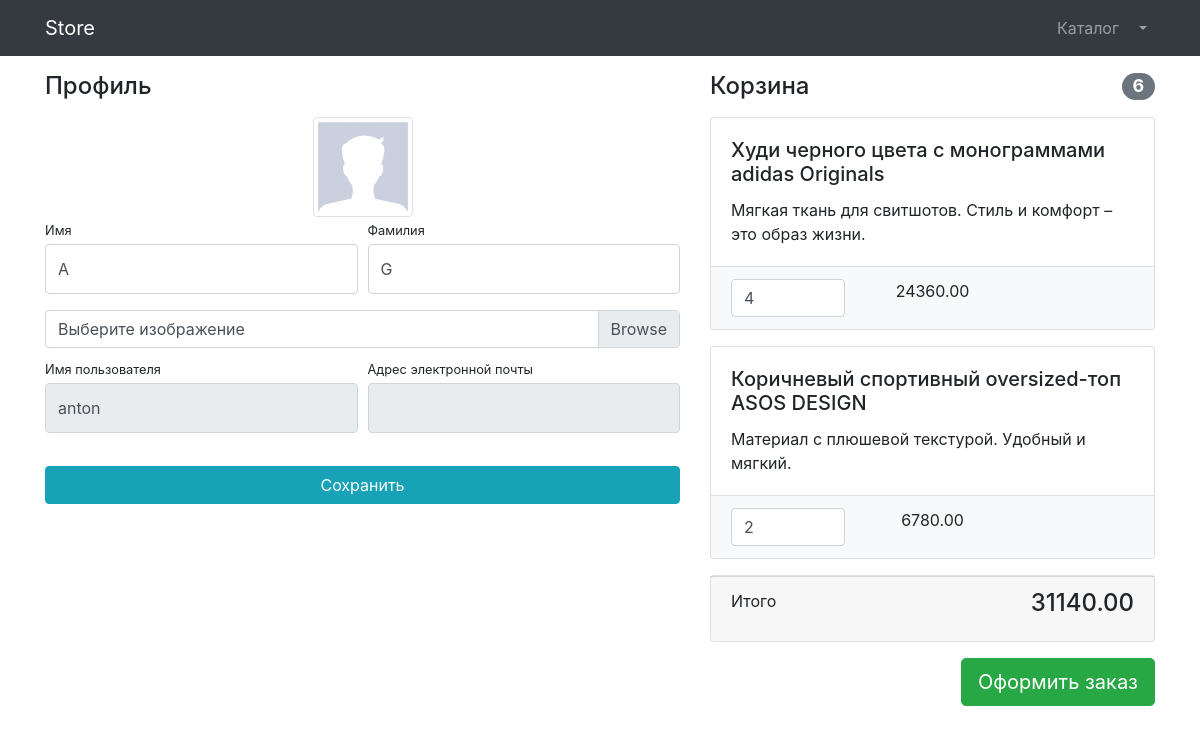
/users/profile/ (signed in), run on the app's committed database.
### users/models.py (models this page shows)
class User(AbstractUser):
    image = models.ImageField(upload_to='users_images', null=True, blank=True)

### products/models.py (models this page shows, shortened)
class Basket(models.Model):
    user = models.ForeignKey(to=User, on_delete=models.CASCADE)
    product = models.ForeignKey(to=Product, on_delete=models.CASCADE)
    quantity = models.PositiveSmallIntegerField()
    created_timestamp = models.DateTimeField(auto_now_add=True)
    objects = BasketQuerySet.as_manager()
    def sum(self):
        return self.quantity * self.product.price

class Product(models.Model):
    name = models.CharField(max_length=256, unique=True)
    description = models.TextField()
    price = models.DecimalField(max_digits=8, decimal_places=2)
    quantity = models.PositiveIntegerField(default=0)
    image = models.ImageField(upload_to='Products_images')
    category = models.ForeignKey(to=ProductCategory, on_delete=models.CASCADE)
    slug = models.CharField(max_length=256)

### users/views.py (the view)
# urls.py: path('profile/', profile, name='profile'),
@login_required
def profile(request):
    if request.method == 'POST':
        form = UserProfileForm(instance=request.user, data=request.POST, files=request.FILES)
        if form.is_valid():
            form.save()
            return HttpResponseRedirect(reverse('users:profile'))
    else:
        form = UserProfileForm(instance=request.user)
    context = {'title': 'Профиль',
               'form': form,
               'baskets': Basket.objects.filter(user=request.user),
    }
    return render(request, 'users/profile.html', context)

### users/forms.py
class UserProfileForm(UserChangeForm):
    first_name = forms.CharField(widget=forms.TextInput(attrs={'class': "form-control py-4", }))
    last_name = forms.CharField(widget=forms.TextInput(attrs={'class': "form-control py-4", }))
    image = forms.ImageField(widget=forms.FileInput(attrs={'class': "custom-file-input", }), required=False)
    username = forms.CharField(widget=forms.TextInput(attrs={'class': "form-control py-4", 'readonly': True,}))
    email = forms.CharField(widget=forms.TextInput(attrs={'class': "form-control py-4", 'readonly': True, }))
    class Meta:
        model = User
        fields = ('first_name', 'last_name', 'image', 'username', 'email')

### products/models.py (called while the page is built)
    def total_sum(self):
        return sum(basket.sum() for basket in self)

    def total_quantity(self):
        return sum(basket.quantity for basket in self)

### users/templates/users/profile.html (shortened to what this page needs)
{% extends 'products/base.html' %}
{% load static %}
{% block css %}
    <link href="{% static 'vendor/css/products.css' %}" rel="stylesheet">
{% endblock %}
{% block content %}
    <div class="container">
    <div class="row">
        <div class="col-lg-7">
            <h4 class="mt-3 mb-3">Профиль</h4>
            <div class="col-lg-12 text-center">
                <img width="100" height="100"
                    src="{% if user.image %} {{ user.image.url }} {% else %} {% static 'vendor/img/users/default_avatar.jpg'%} {% endif %}"
                     class="img-thumbnail">
            </div>
            <form action="{% url 'users:profile' %}" method="post" enctype="multipart/form-data">
                <div class="form-row">
                    <div class="col-lg-6">
                        <div class="form-group">
                            <label class="small mb-1" for="{{form.first_name.id_for_label}}">Имя</label>
                            {{ form.first_name }}
                        </div>
                    </div>
                    <div class="col-lg-6">
                        <div class="form-group">
                            <label class="small mb-1" for="{{form.last_name.id_for_label}}">Фамилия</label>
                            {{ form.last_name }}
                        </div>
                    </div>
                </div>
                <div class="form-row mb-2">
                    <div class="col-lg-12">
                        <div class="custom-file">
                            <label class="custom-file-label" for="{{form.image.id_for_label}}">Выберите изображение</label>
                        </div>
                    </div>
                </div>
                <div class="form-row">
                    <div class="col-lg-6">
                        <label class="small mb-1" for="{{form.username.id_for_label}}">Имя пользователя</label>
                        {{ form.username }}
                    </div>
                    <div class="col-lg-6">
                        <label class="small mb-1" for="{{form.email.id_for_label}}">Адрес электронной почты</label>
                        {{ form.email }}
                    </div>
                </div>
                <div class="form-row">
                    <div class="col-lg-12" style="margin-top: 33px;">
                        <input class="btn btn-info btn-block" type="submit" value="Сохранить">
                    </div>
                </div>
            </form>
        </div>
            {% include 'users/baskets.html' %}
    </div>
</div>
{% endblock %}

### users/templates/users/baskets.html (shortened to what this page needs)
{% if baskets %}
    <div class="col-lg-5">
            <h4 class="mt-3 mb-3 d-flex justify-content-between align-items-center mb-3">
                Корзина <span class="badge badge-secondary badge-pill">{{ baskets.total_quantity }}</span>
            </h4>
                {% for basket in baskets%}
                    <div class="card mb-3">
                    <div class="card-body">
                        <h5 class="card-title">{{ basket.product.name }} </h5>
                        <p class="card-text">{{ basket.product.description }} </p>
                    </div>
                    <ul class="list-group list-group-flush">
                        <li class="list-group-item bg-light">
                            <div class="row text-center">
                                <div class="col-lg-4">
                                    <input name="basketID" type="number" class="form-control"
                                           value="{{ basket.quantity }}" min="0">
                                </div>
                                <div class="col-lg-4">{{ basket.sum }}</div>
                                <div class="col-lg-4">
                                </div>
                            </div>
                        </li>
                    </ul>
                </div>
                {% endfor %}
            <div class="card mb-3">
                <div class="card-footer">
                    <p class="float-left">Итого</p>
                    <h4 class="float-right">{{ baskets.total_sum }}</h4>
                </div>
            </div>
            <a class="btn btn-success btn-lg float-right" href="../orders/order-create.html">
                Оформить заказ
            </a>
    </div>
{% else %}
    <h4 class="mt-3 mb-3 text-center">
        Корзина пуста
    </h4>
{% endif %}

### data on the page
User: first_name "A", last_name "G", username "anton"
Basket: total_quantity "6", product.name "Худи черного цвета с монограммами adidas Originals", product.description "Мягкая ткань для свитшотов. Стиль и комфорт – это образ жизни.", basketID "4", sum "24360.00", total_sum "31140.00"
Basket: product.name "Коричневый спортивный oversized-топ ASOS DESIGN", product.description "Материал с плюшевой текстурой. Удобный и мягкий.", basketID "2", sum "6780.00"
